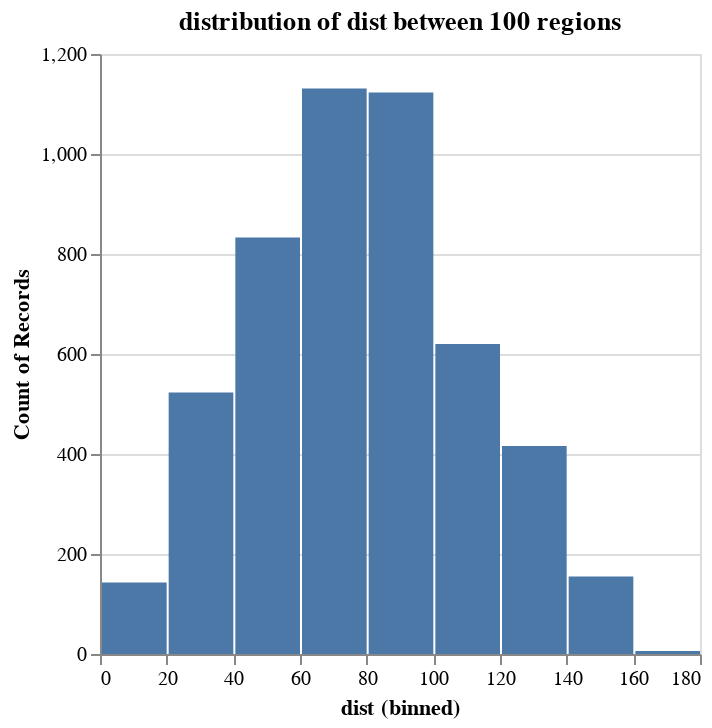

The code cell stored with this chart in its notebook:
### Code cell
#This is a distribution of all distance pairs excluding the diagonal
alt.Chart(df).mark_bar().encode(
    alt.X('dist:Q', bin=True),
    alt.Y('count()')
).properties(title='distribution of dist between 100 regions')

### Figure 1 — Vega-Lite specification as saved in the notebook (floating-point values rounded to 4 significant figures; data arrays with more than 128 entries replaced by an {"elided": "..."} marker saying what was removed)
{"config": {"view": {"continuousWidth": 300, "continuousHeight": 300}}, "data": {"name": "data-2c3e8badfa59cc14cb585209dc03f361"}, "mark": {"type": "bar"}, "encoding": {"x": {"bin": true, "field": "dist", "type": "quantitative"}, "y": {"aggregate": "count", "type": "quantitative"}}, "title": "distribution of dist between 100 regions", "$schema": "https://vega.github.io/schema/vega-lite/v5.20.1.json", "datasets": {"data-2c3e8badfa59cc14cb585209dc03f361": {"elided": "4950 records"}}}
